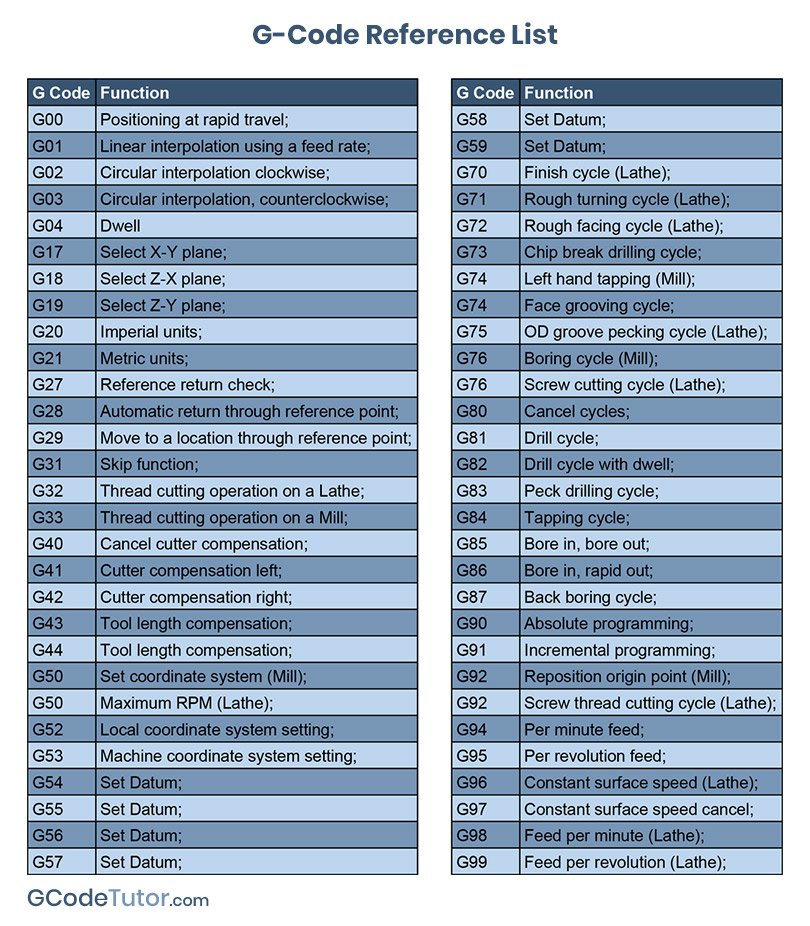
#> input picture Zund_ICC/g-code-reference-list.jpg, 810 x 926 px
$ python -i Zund_ICC_Prototype.py   (imports and definitions only)
#> lines starting #> are read from the running program, lines starting #| are printed output that depends on the picture; after the words box and inside, x2 and y2 are one past the last pixel; in counts of white or black regions, pixels touching at a corner belong together
import cv2
import numpy as np
import matplotlib.pyplot as plt
import json
import csv
import os

# --- Create output directory ---
output_dir = 'output_images'
# [2 lines not run here, left out]

frames_dir = 'frames'
# [2 lines not run here, left out]

# --- Cell 1: Setup and Image Generation ---

def create_synthetic_image(width, height, material_shape):
    """Creates a synthetic image with a contrasting background and a material shape."""
#> called with width = 800, height = 600
    # Background (lighter gray, simulating the vacuum bed)
    image = np.full((height, width, 3), (180, 180, 180), dtype=np.uint8)

    # Material (blue irregular hexagon)
    pts = np.array(material_shape, np.int32)
    pts = pts.reshape((-1, 1, 2))
    cv2.fillPoly(image, [pts], (255, 0, 0)) # Blue in BGR
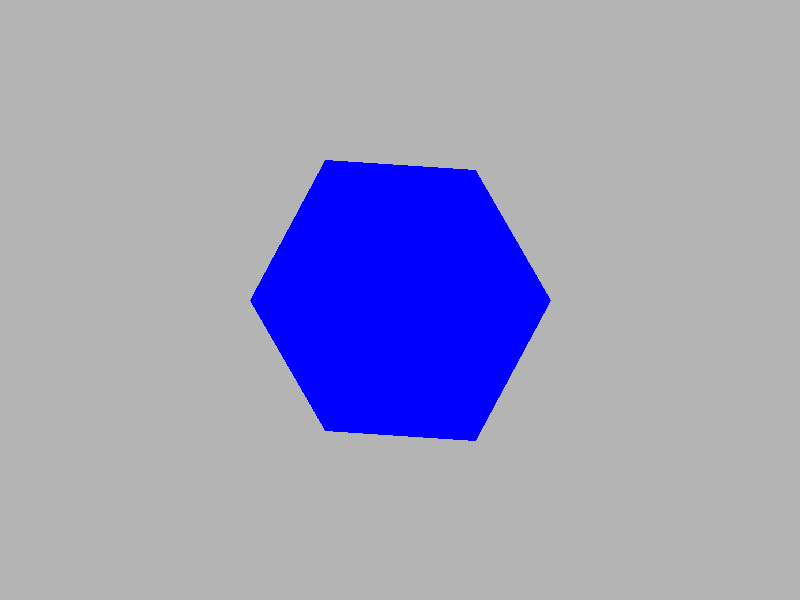
#> image: shape (600, 800, 3); mean of channels 0, 1, 2 189.6, 157.1, 157.1; drawn as B, G, R

    return image

# --- Parameters ---
IMG_WIDTH = 800
IMG_HEIGHT = 600
PIXEL_TO_MM = 0.5 # Example scale: 1 pixel = 0.5 mm

# Define the material's position and size as an irregular hexagon
material = [[250, 300], [325, 430], [475, 440], [550, 300], [475, 170], [325, 160]]

# Create the image
original_image = create_synthetic_image(IMG_WIDTH, IMG_HEIGHT, material)

# [7 lines not run here, left out]

# --- Cell 2: Edge Detection ---

def detect_edges(image):
    """Performs the edge detection pipeline."""
    gray = cv2.cvtColor(image, cv2.COLOR_BGR2GRAY)
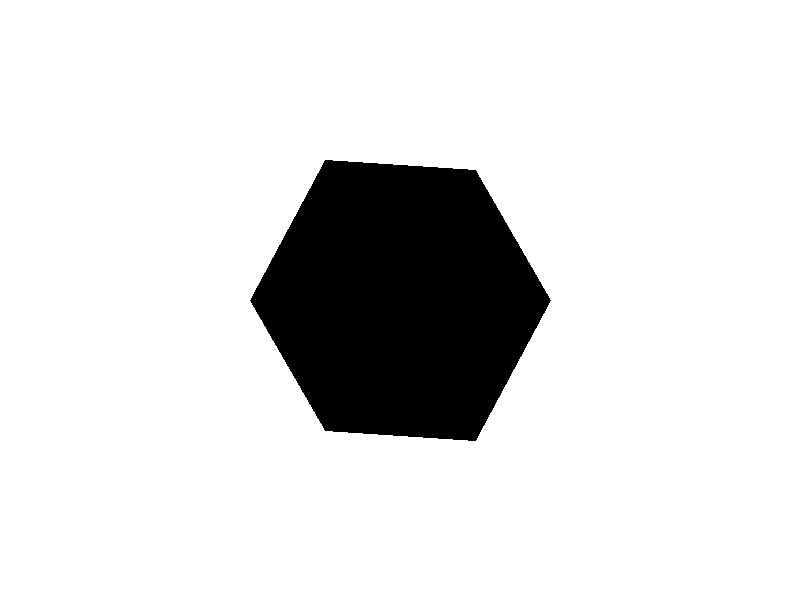
#> gray: shape (600, 800); values 29 (black) and 180 (white), 87.3% white; 1 black region, box (x1, y1, x2, y2) and area: (250, 160, 551, 441) 61171
    blurred = cv2.GaussianBlur(gray, (5, 5), 0)
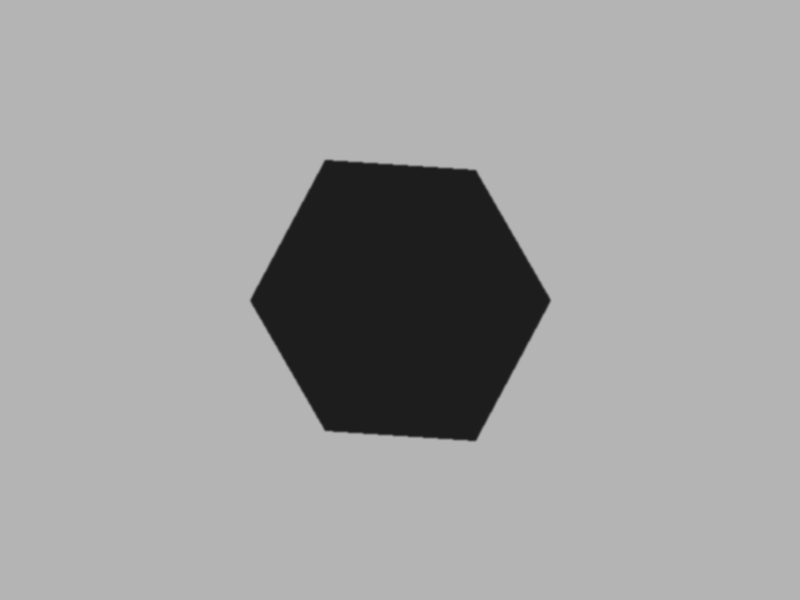
#> blurred: shape (600, 800); min 29, max 180, mean 160.8
    edges = cv2.Canny(blurred, 50, 150)
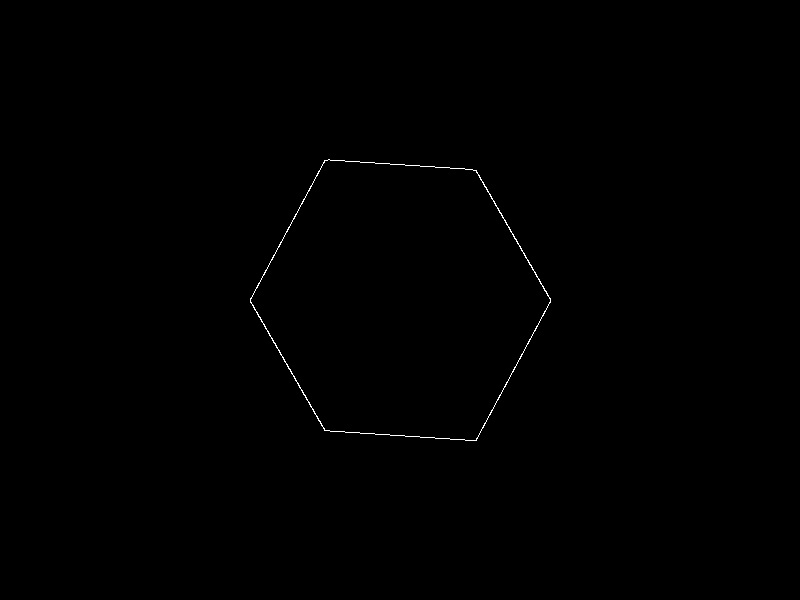
#> edges: shape (600, 800); 0.21% white in thin lines or dots, all inside (x1, y1, x2, y2) = (250, 159, 551, 441)
    return edges, blurred, gray

edges_detected, blurred_image, gray_image = detect_edges(original_image)

fig, axes = plt.subplots(1, 3, figsize=(18, 6))
# [12 lines not run here, left out]

# --- Cell 3: Manual Seeding and Autonomous Edge Search ---

def spiral_search(edges, start_point, vis_image, frame_counter, max_radius=100):
    """Performs a spiral search for the first edge pixel and saves frames."""
    x, y = start_point
    path = [(x, y)]

    # Save initial frame
    frame_filename = os.path.join(frames_dir, f"frame_{frame_counter:04d}.png")
    cv2.imwrite(frame_filename, cv2.cvtColor(vis_image, cv2.COLOR_RGB2BGR))
    frame_counter += 1

    if edges[y, x] != 0:
        return (x, y), path, frame_counter

    dx, dy = 1, 0
    steps = 1
    turns = 0
    for _ in range(max_radius * 2):
        for _ in range(steps):
            x, y = x + dx, y + dy
            path.append((x, y))

            # Update visualization
            if 0 <= y < vis_image.shape[0] and 0 <= x < vis_image.shape[1]:
                vis_image[y, x] = (0, 0, 255) # Blue trail
                frame_filename = os.path.join(frames_dir, f"frame_{frame_counter:04d}.png")
                cv2.imwrite(frame_filename, cv2.cvtColor(vis_image, cv2.COLOR_RGB2BGR))
                frame_counter += 1

            if 0 <= y < edges.shape[0] and 0 <= x < edges.shape[1]:
                if edges[y, x] != 0:
                    return (x, y), path, frame_counter
        dx, dy = -dy, dx
        turns += 1
        if turns % 2 == 0:
            steps += 1
    return None, path, frame_counter

# --- Cell 3: Manual Seeding and Autonomous Edge Search ---

frame_counter = 0
vis_image_search = cv2.cvtColor(original_image, cv2.COLOR_BGR2RGB)

seed_point = (250, 300) # Adjusted for the circle
search_window_size = 70

# Draw search window for context
sw_x, sw_y = seed_point[0] - search_window_size, seed_point[1] - search_window_size
sw_w, sw_h = search_window_size * 2, search_window_size * 2
# [2 lines not run here, left out]

found_edge_point, search_path, frame_counter = spiral_search(
    edges_detected,
    seed_point,
    vis_image_search,
    frame_counter,
    max_radius=search_window_size
)
#> found_edge_point = (250, 300); search_path = [(250, 300)]; frame_counter = 1

# Final visualization of the search
vis_image_final_search = cv2.cvtColor(original_image, cv2.COLOR_BGR2RGB)
# [16 lines not run here, left out]

# Save the final search state as a frame
frame_filename = os.path.join(frames_dir, f"frame_{frame_counter:04d}.png")
# [2 lines not run here, left out]


# --- Cell 4: Edge Following / Tracing ---

def trace_perimeter(edges, start_point, vis_image, frame_counter, original_image_rgb, max_steps=10000):
    """Traces the perimeter of a shape and saves frames of the process."""
#> called with start_point = (250, 300), frame_counter = 1, max_steps = 10000
    if start_point is None:
        return [], frame_counter

    perimeter_path = []
    edge_map = edges.copy()
    current_point = start_point
#> current_point = (250, 300)

    # Initial frame with the starting point
    path_array = np.array(perimeter_path + [current_point]).reshape((-1, 1, 2))
#> path_array = [[250, 300]]
    cv2.polylines(vis_image, [path_array], isClosed=False, color=(0, 255, 0), thickness=2)
    cv2.circle(vis_image, start_point, 7, (0, 0, 255), -1) # Start point in blue
#> vis_image: shape (600, 800, 3); mean R, G, B 157, 157, 189.6
    frame_filename = os.path.join(frames_dir, f"frame_{frame_counter:04d}.png")
    cv2.imwrite(frame_filename, cv2.cvtColor(vis_image, cv2.COLOR_RGB2BGR))
    frame_counter += 1
#> frame_counter = 2

    for step in range(max_steps):
        x, y = current_point
        perimeter_path.append(current_point)
        edge_map[y, x] = 0

        # Find the next neighbor
        neighbors = [(x-1, y-1), (x, y-1), (x+1, y-1), (x-1, y), (x+1, y), (x-1, y+1), (x, y+1), (x+1, y+1)]
        found_next = False
        for next_x, next_y in neighbors:
            if 0 <= next_y < edge_map.shape[0] and 0 <= next_x < edge_map.shape[1]:
                if edge_map[next_y, next_x] != 0:
                    current_point = (next_x, next_y)
                    found_next = True
                    break

        # Visualize current state
        vis_image = original_image_rgb.copy()
        path_array = np.array(perimeter_path).reshape((-1, 1, 2))
        cv2.polylines(vis_image, [path_array], isClosed=False, color=(0, 255, 0), thickness=2)
        cv2.circle(vis_image, start_point, 7, (0, 0, 255), -1)
        cv2.circle(vis_image, (x, y), 5, (255, 0, 0), -1) # Current point in red

        frame_filename = os.path.join(frames_dir, f"frame_{frame_counter:04d}.png")
        cv2.imwrite(frame_filename, cv2.cvtColor(vis_image, cv2.COLOR_RGB2BGR))
        frame_counter += 1

        if not found_next:
            break
#> this loop made 931 passes
#> (x, y) on passes 1, 5, 6: (250, 300), (252, 296), (252, 295)
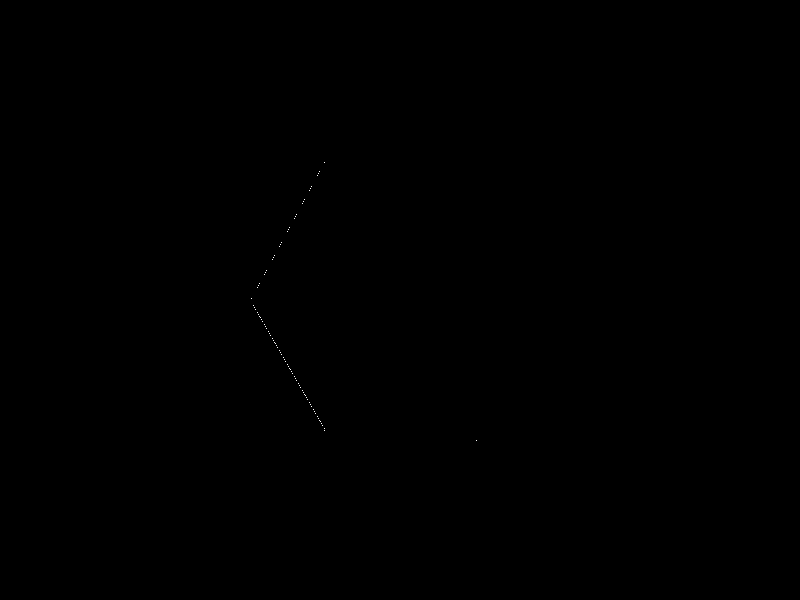
#> edge_map: shape (600, 800); 0.02% white in thin lines or dots, all inside (x1, y1, x2, y2) = (251, 162, 477, 441)
#> after the loop, frame_counter = 933; perimeter_path = 931 pairs, first value 250 to 550, second value 159 to 440

    return perimeter_path, frame_counter

# --- Cell 4: Edge Following / Tracing ---

vis_trace_image = cv2.cvtColor(original_image, cv2.COLOR_BGR2RGB)
original_image_rgb_for_trace = cv2.cvtColor(original_image, cv2.COLOR_BGR2RGB)

traced_perimeter, frame_counter = trace_perimeter(
    edges_detected,
    found_edge_point,
    vis_trace_image,
    frame_counter,
    original_image_rgb_for_trace
)
#> traced_perimeter has the same summary as perimeter_path in trace_perimeter; frame_counter = 933

# [18 lines not run here, left out]

# --- Cell 5: Output and Finalization ---

final_image = cv2.cvtColor(original_image, cv2.COLOR_BGR2RGB)
# [35 lines not run here, left out]

>>> import cv2
>>> picture = cv2.imread('../g-code-reference-list.jpg')
#> picture is the input picture: shape (926, 810, 3); mean B, G, R 197, 178.5, 160.1
>>> result = detect_edges(picture)
#> in detect_edges (call 2), `gray = cv2.cvtColor(image, cv2.COLOR_BGR2GRAY)`:
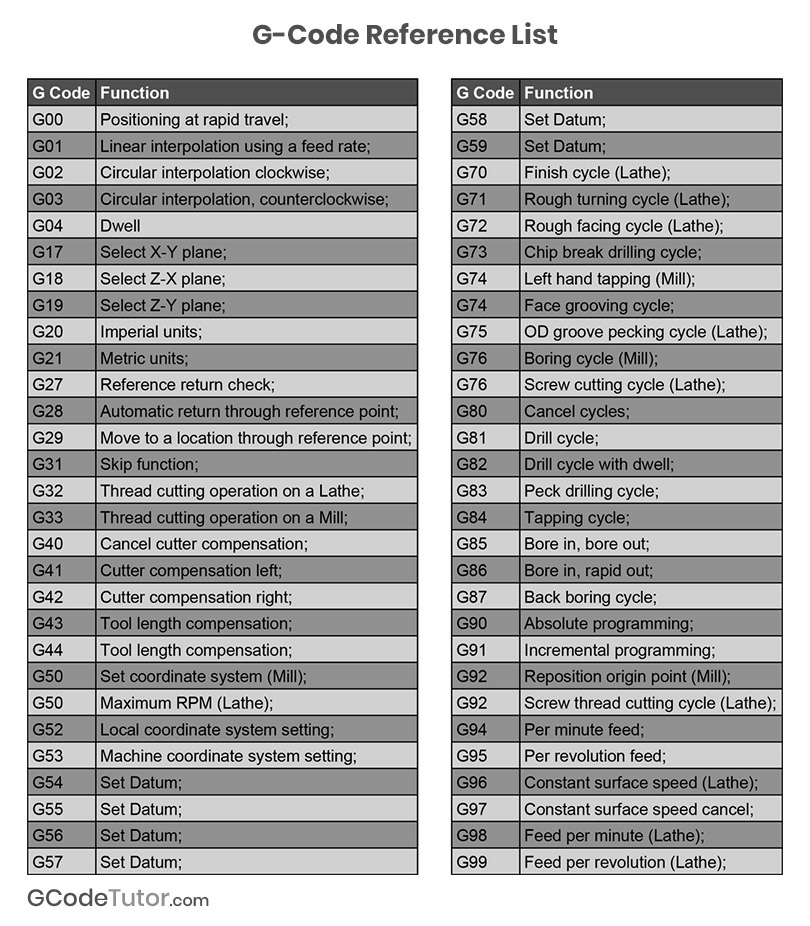
#> gray: shape (926, 810); min 0, max 255, mean 175.1
#> in detect_edges (call 2), `edges = cv2.Canny(blurred, 50, 150)`:
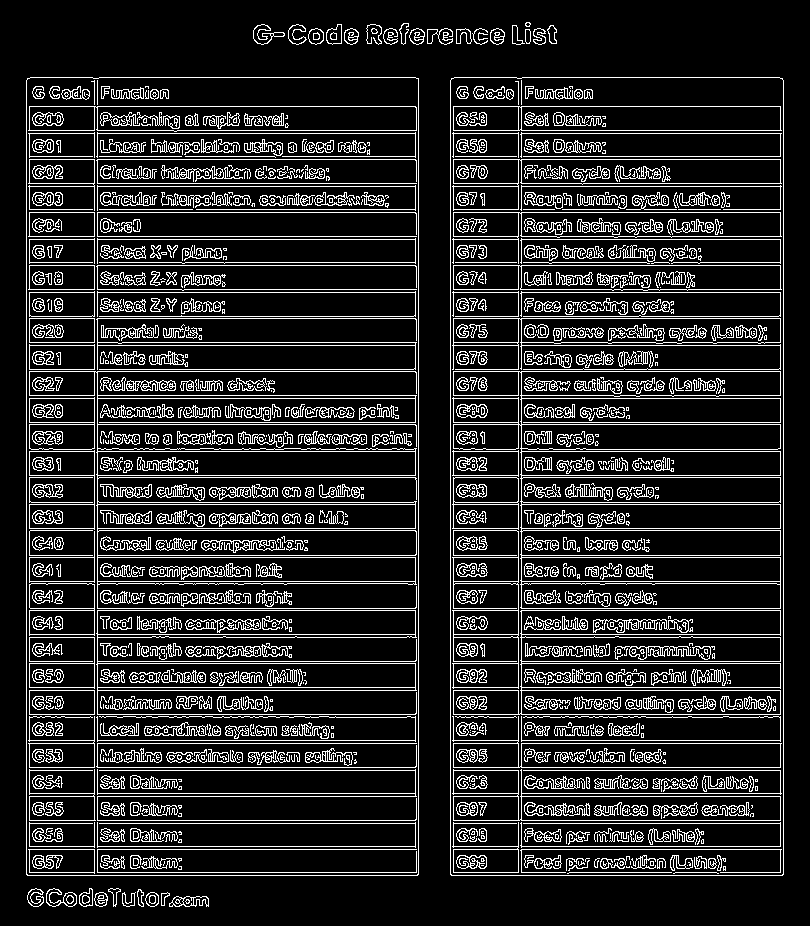
#> edges: shape (926, 810); 14.9% white in thin lines or dots, all inside (x1, y1, x2, y2) = (26, 22, 784, 907)
